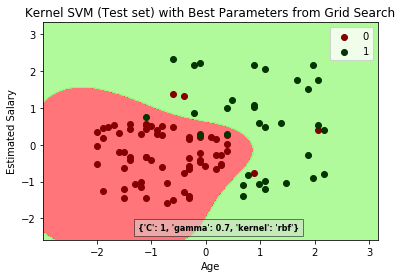

Here is the Python script that generated this plot:
# -*- coding: utf-8 -*-
"""
Created on Fri Jan  3 07:31:04 2020

@author: FartherSkies
"""

# Grid Search

# built from SVC template

# Importing the libraries
import numpy as np
import matplotlib.pyplot as plt
import pandas as pd

# Importing the dataset
dataset = pd.read_csv('Social_Network_Ads.csv')
X = dataset.iloc[:, [2, 3]].values
y = dataset.iloc[:, 4].values

# Splitting the dataset into the Training set and Test set
from sklearn.model_selection import train_test_split
X_train, X_test, y_train, y_test = train_test_split(X, y, test_size = 0.25, random_state = 0)

# Feature Scaling
from sklearn.preprocessing import StandardScaler
sc = StandardScaler()
X_train = sc.fit_transform(X_train)
X_test = sc.transform(X_test)

# Fitting Kernel SVM to the Training set
from sklearn.svm import SVC
svc = SVC(kernel = 'rbf', random_state = 0)
svc.fit(X_train, y_train)

# Predicting the Test set results
y_pred = svc.predict(X_test)

from sklearn.metrics import confusion_matrix
cm = confusion_matrix(y_test, y_pred)

# Applying k-Fold Cross Validation
from sklearn.model_selection import cross_val_score
accuracies = cross_val_score(estimator = svc, X = X_train, y = y_train, cv = 10)
print (accuracies.mean())
print (accuracies.std())

# Applying Grid Search to find the best model and the best parameters
from sklearn.model_selection import GridSearchCV
parameters = [{'C': [1, 10, 100, 1000], 'kernel': ['linear']},
              {'C': [1, 10, 100, 1000], 'kernel': ['rbf'], 'gamma': [0.1, 0.2, 0.3, 0.4, 0.5, 0.6, 0.7, 0.8, 0.9]}]
grid_search = GridSearchCV(estimator = svc,
                           param_grid = parameters,
                           scoring = 'accuracy',
                           cv = 10,
                           n_jobs = -1)
grid_search = grid_search.fit(X_train, y_train)
best_accuracy = grid_search.best_score_
best_parameters = grid_search.best_params_

best_text = (str (best_parameters))

# elegant pass of best parameters to another model

svc_best = SVC(**best_parameters)
svc_best.fit(X_train, y_train)

# Visualising the Training set results
from matplotlib.colors import ListedColormap
X_set, y_set = X_test, y_test
X1, X2 = np.meshgrid(np.arange(start = X_set[:, 0].min() - 1, stop = X_set[:, 0].max() + 1, step = 0.01),
                     np.arange(start = X_set[:, 1].min() - 1, stop = X_set[:, 1].max() + 1, step = 0.01))
plt.contourf(X1, X2, svc_best.predict(np.array([X1.ravel(), X2.ravel()]).T).reshape(X1.shape),
             alpha = 0.75, cmap = ListedColormap(('#ff474c', '#96f97b')))
plt.xlim(X1.min(), X1.max())
plt.ylim(X2.min(), X2.max())
for i, j in enumerate(np.unique(y_set)):
    plt.scatter(X_set[y_set == j, 0], X_set[y_set == j, 1],
                c = ListedColormap(('#840000', '#033500'))(i), label = j)
plt.title('Kernel SVM (Test set) with Best Parameters from Grid Search')
plt.xlabel('Age')
plt.ylabel('Estimated Salary')
plt.legend()
plt.text(-1.25, -2.25, best_text, fontsize=8, verticalalignment='center', bbox=dict(facecolor='#d8dcd6', alpha=0.5))
plt.show()
